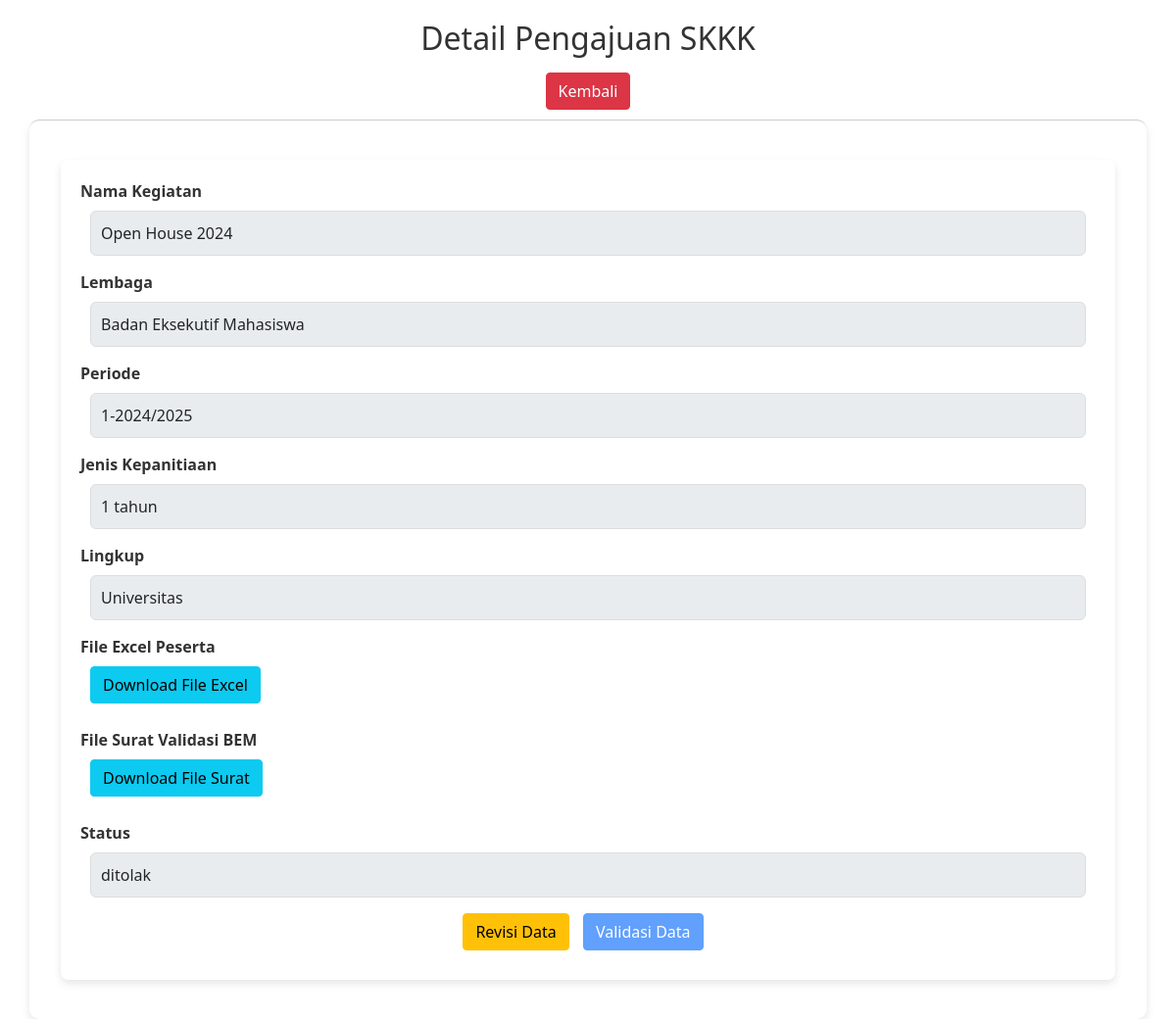
The app's page /detail_admin.php?id=1 with its own data.
### tables this page shows
CREATE TABLE `kegiatan` (
  `id` int(11) NOT NULL,
  `nama_kegiatan` varchar(255) NOT NULL,
  `lembaga` varchar(100) NOT NULL,
  `periode` varchar(50) NOT NULL,
  `jenis_kepanitiaan` varchar(50) NOT NULL,
  `lingkup` varchar(50) NOT NULL,
  `file_path_excel` varchar(255) NOT NULL,
  `status_bem` varchar(20) NOT NULL,
  `status_baka` varchar(20) NOT NULL,
  `file_path_surat` varchar(225) NOT NULL
);

### detail_admin.php (the view, shortened to what this page needs)
<?php
include 'connection.php';
$id = $_GET['id'];
$sql = "SELECT * FROM kegiatan WHERE id = ?";
$stmt = $conn->prepare($sql);
$stmt->bind_param("i", $id);
$stmt->execute();
$result = $stmt->get_result();
$activity = $result->fetch_assoc();
?>
<!DOCTYPE html>
<html lang="en">
<head>
    <link rel="stylesheet" href="index.css">
    <link href="https://cdn.jsdelivr.net/npm/bootstrap@5.0.2/dist/css/bootstrap.min.css" rel="stylesheet">
</head>
<body>
    <div class="container-detail">
        <h2>Detail Pengajuan SKKK</h2>
        <form action="admin.php" class="btn-act mt-3">
            <button class="btn btn-danger">Kembali</button>
        </form>
    </div>
    <div class="container">
        <form class="isi-detail">
            <div class="form-group">
                <label for="nama_kegiatan" class="form-label">Nama Kegiatan</label>
                <input type="text" id="nama_kegiatan" class="form-control" value="<?php echo htmlspecialchars($activity['nama_kegiatan']); ?>" disabled>
            </div>
            <div class="form-group">
                <label for="lembaga" class="form-label">Lembaga</label>
                <input type="text" id="lembaga" class="form-control" value="<?php echo htmlspecialchars($activity['lembaga']); ?>" disabled>
            </div>
            <div class="form-group">
                <label for="periode" class="form-label">Periode</label>
                <input type="text" id="periode" class="form-control" value="<?php echo htmlspecialchars($activity['periode']); ?>" disabled>
            </div>
            <div class="form-group">
                <label for="jenis_kepanitiaan" class="form-label">Jenis Kepanitiaan</label>
                <input type="text" id="jenis_kepanitiaan" class="form-control" value="<?php echo htmlspecialchars($activity['jenis_kepanitiaan']); ?>" disabled>
            </div>
            <div class="form-group">
                <label for="lingkup" class="form-label">Lingkup</label>
                <input type="text" id="lingkup" class="form-control" value="<?php echo htmlspecialchars($activity['lingkup']); ?>" disabled>
            </div>
            <div class="form-group">
                <label for="file_path_excel" class="form-label">File Excel Peserta</label>
                <a href="<?php echo htmlspecialchars($activity['file_path_excel']); ?>" target="_blank" class="btn btn-info download-button">Download File Excel</a>
            </div>
            <div class="form-group">
                <label for="file_path_surat" class="form-label">File Surat Validasi BEM</label>
                <a href="<?php echo htmlspecialchars($activity['file_path_surat']); ?>" target="_blank" class="btn btn-info download-button">Download File Surat</a>
            </div>
            <div class="form-group">
                <label for="status" class="form-label">Status</label>
                <input type="text" id="status" class="form-control" value="<?php echo htmlspecialchars($activity['status_baka']); ?>" disabled>
            </div>
            <div class="button-act mt-3">
                <button class="btn btn-warning" <?php echo $activity['status_baka'] == 'disetujui' || $activity['status_baka'] == 'diproses' ? 'disabled' : ''; ?>>Revisi Data</button>
                <button class="btn btn-primary" <?php echo $activity['status_baka'] == 'ditolak' || $activity['status_baka'] == 'diproses' ? 'disabled' : ''; ?>>Validasi Data</button>
            </div>
        </form>
    </div>
</body>
</html>

### index.css (style rules this page uses)
body { font-family: 'Arial', sans-serif; background: #f0f2f5; margin: 0; padding: 0px; }
h2 { margin-bottom: 20px; font-size: 26px; color: #333; text-align: center; }
.btn { margin-bottom:10px; }
.container { max-width: 800px; padding: 20px; background: #fff; box-shadow: 0 4px 8px rgba(0, 0, 0, 0.1); border-radius: 10px; border-top: 1px solid #ccc; }
.form-group { margin-bottom: 20px; }
.form-group label { display: block; margin-bottom: 8px; font-weight: bold; color: #333; }
.form-group input, .form-group select { width: calc(100% - 20px); padding: 10px; margin: 0 auto; background: #f7f7f7; border: 1px solid #ddd; border-radius: 6px; font-size: 16px; outline: none; transition: border-color 0.3s ease; }
.container-detail { margin-top: 20px; }
.button-act { margin-top: 20px; text-align: end; }
.container-detail { text-align: center; margin-top: 20px; }
.isi-detail { margin: 20px auto; padding: 20px; max-width: 1200px; background: #fff; border-radius: 8px; box-shadow: 0 4px 8px rgba(0, 0, 0, 0.1); }

### detail_admin.php (style rules this page uses)
.container-detail { text-align: center; margin-top: 20px; }
.isi-detail { margin: 20px; }
.form-group { margin-bottom: 15px; }
.button-act { text-align: center; margin-top: 20px; }
.button-act button { margin-right: 10px; }
.download-button { width: auto; display: inline-block; text-align: center; margin-left: 10px; }

### records on screen
kegiatan: nama_kegiatan "Open House 2024", lembaga "Badan Eksekutif Mahasiswa", periode "1-2024/2025", jenis_kepanitiaan "1 tahun", lingkup "Universitas", status_baka "ditolak"
